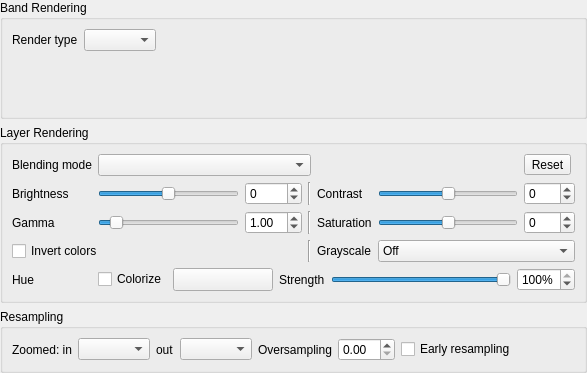
             <widget class="QWidget" name="scrollAreaWidgetContents">
              <property name="geometry">
               <rect>
                <x>0</x>
                <y>0</y>
                <width>587</width>
                <height>373</height>
               </rect>
              </property>
              <layout class="QVBoxLayout" name="verticalLayout_10">
               <property name="leftMargin">
                <number>0</number>
               </property>
               <property name="topMargin">
                <number>0</number>
               </property>
               <property name="rightMargin">
                <number>0</number>
               </property>
               <property name="bottomMargin">
                <number>0</number>
               </property>
               <item>
                <widget class="QgsCollapsibleGroupBox" name="mBandRenderingGrpBx">
                 <property name="sizePolicy">
                  <sizepolicy hsizetype="Preferred" vsizetype="Preferred">
                   <horstretch>0</horstretch>
                   <verstretch>5</verstretch>
                  </sizepolicy>
                 </property>
                 <property name="title">
                  <string>Band Rendering</string>
                 </property>
                 <property name="syncGroup" stdset="0">
                  <string notr="true">rasterstyle</string>
                 </property>
                 <layout class="QGridLayout" name="gridLayout_14">
                  <item row="0" column="0">
                   <layout class="QHBoxLayout" name="horizontalLayout_2">
                    <property name="rightMargin">
                     <number>0</number>
                    </property>
                    <item>
                     <widget class="QLabel" name="mRenderTypeLabel">
                      <property name="text">
                       <string>Render type</string>
                      </property>
                     </widget>
                    </item>
                    <item>
                     <widget class="QComboBox" name="mRenderTypeComboBox"/>
                    </item>
                    <item>
                     <spacer name="horizontalSpacer_2">
                      <property name="orientation">
                       <enum>Qt::Horizontal</enum>
                      </property>
                      <property name="sizeHint" stdset="0">
                       <size>
                        <width>0</width>
                        <height>10</height>
                       </size>
                      </property>
                     </spacer>
                    </item>
                   </layout>
                  </item>
                  <item row="1" column="0">
                   <widget class="QStackedWidget" name="mRendererStackedWidget"/>
                  </item>
                 </layout>
                </widget>
               </item>
               <item>
                <widget class="QgsCollapsibleGroupBox" name="mColorRenderingGrpBox">
                 <property name="title">
                  <string>Layer Rendering</string>
                 </property>
                 <property name="collapsed" stdset="0">
                  <bool>false</bool>
                 </property>
                 <property name="syncGroup" stdset="0">
                  <string notr="true">rasterstyle</string>
                 </property>
                 <property name="saveCollapsedState" stdset="0">
                  <bool>true</bool>
                 </property>
                 <layout class="QGridLayout" name="gridLayout_2">
                  <item row="4" column="0">
                   <widget class="QLabel" name="label_3">
                    <property name="text">
                     <string>Hue</string>
                    </property>
                   </widget>
                  </item>
                  <item row="0" column="0">
                   <widget class="QLabel" name="mBlendTypeLabel">
                    <property name="text">
                     <string>Blending mode</string>
                    </property>
                   </widget>
                  </item>
                  <item row="1" column="0">
                   <widget class="QLabel" name="label_2">
                    <property name="text">
                     <string>Brightness</string>
                    </property>
                   </widget>
                  </item>
                  <item row="1" column="1">
                   <widget class="QSlider" name="mSliderBrightness">
                    <property name="minimumSize">
                     <size>
                      <width>75</width>
                      <height>0</height>
                     </size>
                    </property>
                    <property name="minimum">
                     <number>-255</number>
                    </property>
                    <property name="maximum">
                     <number>255</number>
                    </property>
                    <property name="orientation">
                     <enum>Qt::Horizontal</enum>
                    </property>
                    <property name="tickPosition">
                     <enum>QSlider::NoTicks</enum>
                    </property>
                    <property name="tickInterval">
                     <number>0</number>
                    </property>
                   </widget>
                  </item>
                  <item row="1" column="2">
                   <widget class="QgsSpinBox" name="mBrightnessSpinBox">
                    <property name="minimum">
                     <number>-255</number>
                    </property>
                    <property name="maximum">
                     <number>255</number>
                    </property>
                   </widget>
                  </item>
                  <item row="1" column="5">
                   <widget class="QSlider" name="mSliderContrast">
                    <property name="minimumSize">
                     <size>
                      <width>75</width>
                      <height>0</height>
                     </size>
                    </property>
                    <property name="minimum">
                     <number>-100</number>
                    </property>
                    <property name="maximum">
                     <number>100</number>
                    </property>
                    <property name="singleStep">
                     <number>1</number>
                    </property>
                    <property name="orientation">
                     <enum>Qt::Horizontal</enum>
                    </property>
                   </widget>
                  </item>
                  <item row="1" column="4">
                   <widget class="QLabel" name="label_5">
                    <property name="text">
                     <string>Contrast</string>
                    </property>
                   </widget>
                  </item>
                  <item row="1" column="6">
                   <widget class="QgsSpinBox" name="mContrastSpinBox">
                    <property name="minimum">
                     <number>-100</number>
                    </property>
                    <property name="maximum">
                     <number>100</number>
                    </property>
                   </widget>
                  </item>
                  <item row="3" column="3">
                   <widget class="Line" name="line_2">
                    <property name="orientation">
                     <enum>Qt::Vertical</enum>
                    </property>
                   </widget>
                  </item>
                  <item row="1" column="3">
                   <widget class="Line" name="line">
                    <property name="orientation">
                     <enum>Qt::Vertical</enum>
                    </property>
                   </widget>
                  </item>
                  <item row="3" column="0" colspan="3">
                   <widget class="QCheckBox" name="mInvertColorsCheck">
                    <property name="text">
                     <string>Invert colors</string>
                    </property>
                   </widget>
                  </item>
                  <item row="3" column="4">
                   <widget class="QLabel" name="labelGrayscale">
                    <property name="text">
                     <string>Grayscale</string>
                    </property>
                   </widget>
                  </item>
                  <item row="4" column="1" colspan="6">
                   <layout class="QHBoxLayout" name="horizontalLayout_12">
                    <item>
                     <widget class="QCheckBox" name="mColorizeCheck">
                      <property name="text">
                       <string>Colorize</string>
                      </property>
                     </widget>
                    </item>
                    <item>
                     <widget class="QgsColorButton" name="btnColorizeColor">
                      <property name="minimumSize">
                       <size>
                        <width>100</width>
                        <height>0</height>
                       </size>
                      </property>
                      <property name="maximumSize">
                       <size>
                        <width>100</width>
                        <height>16777215</height>
                       </size>
                      </property>
                      <property name="text">
                       <string/>
                      </property>
                     </widget>
                    </item>
                    <item>
                     <widget class="QLabel" name="labelColorizeStrength">
                      <property name="text">
                       <string>Strength</string>
                      </property>
                     </widget>
                    </item>
                    <item>
                     <widget class="QSlider" name="sliderColorizeStrength">
                      <property name="maximum">
                       <number>100</number>
                      </property>
                      <property name="value">
                       <number>100</number>
                      </property>
                      <property name="orientation">
                       <enum>Qt::Horizontal</enum>
                      </property>
                     </widget>
                    </item>
                    <item>
                     <widget class="QgsSpinBox" name="spinColorizeStrength">
                      <property name="suffix">
                       <string>%</string>
                      </property>
                      <property name="minimum">
                       <number>0</number>
                      </property>
                      <property name="maximum">
                       <number>100</number>
                      </property>
                      <property name="value">
                       <number>100</number>
                      </property>
                     </widget>
                    </item>
                   </layout>
                  </item>
                  <item row="0" column="1" colspan="3">
                   <widget class="QgsBlendModeComboBox" name="mBlendModeComboBox">
                    <property name="minimumSize">
                     <size>
                      <width>0</width>
                      <height>0</height>
                     </size>
                    </property>
                   </widget>
                  </item>
                  <item row="3" column="5" colspan="2">
                   <widget class="QComboBox" name="comboGrayscale">
                    <item>
                     <property name="text">
                      <string>Off</string>
                     </property>
                    </item>
                    <item>
                     <property name="text">
                      <string>By lightness</string>
                     </property>
                    </item>
                    <item>
                     <property name="text">
                      <string>By luminosity</string>
                     </property>
                    </item>
                    <item>
                     <property name="text">
                      <string>By average</string>
                     </property>
                    </item>
                   </widget>
                  </item>
                  <item row="0" column="6">
                   <widget class="QToolButton" name="mResetColorRenderingBtn">
                    <property name="toolTip">
                     <string>Reset all color rendering options to default</string>
                    </property>
                    <property name="text">
                     <string>Reset</string>
                    </property>
                    <property name="icon">
                     <iconset resource="../../images/images.qrc">
                      <normaloff>:/images/themes/default/mActionUndo.svg</normaloff>:/images/themes/default/mActionUndo.svg</iconset>
                    </property>
                    <property name="toolButtonStyle">
                     <enum>Qt::ToolButtonTextBesideIcon</enum>
                    </property>
                   </widget>
                  </item>
                  <item row="2" column="0">
                   <widget class="QLabel" name="label_15">
                    <property name="text">
                     <string>Gamma</string>
                    </property>
                   </widget>
                  </item>
                  <item row="2" column="1">
                   <widget class="QSlider" name="mSliderGamma">
                    <property name="minimum">
                     <number>10</number>
                    </property>
                    <property name="maximum">
                     <number>1000</number>
                    </property>
                    <property name="singleStep">
                     <number>10</number>
                    </property>
                    <property name="pageStep">
                     <number>100</number>
                    </property>
                    <property name="value">
                     <number>100</number>
                    </property>
                    <property name="orientation">
                     <enum>Qt::Horizontal</enum>
                    </property>
                   </widget>
                  </item>
                  <item row="2" column="2">
                   <widget class="QgsDoubleSpinBox" name="mGammaSpinBox">
                    <property name="minimum">
                     <double>0.100000000000000</double>
                    </property>
                    <property name="maximum">
                     <double>10.000000000000000</double>
                    </property>
                    <property name="singleStep">
                     <double>0.100000000000000</double>
                    </property>
                    <property name="value">
                     <double>1.000000000000000</double>
                    </property>
                   </widget>
                  </item>
                  <item row="2" column="3">
                   <widget class="Line" name="line_3">
                    <property name="orientation">
                     <enum>Qt::Vertical</enum>
                    </property>
                   </widget>
                  </item>
                  <item row="2" column="4">
                   <widget class="QLabel" name="labelSaturation">
                    <property name="text">
                     <string>Saturation</string>
                    </property>
                   </widget>
                  </item>
                  <item row="2" column="5">
                   <widget class="QSlider" name="sliderSaturation">
                    <property name="sizePolicy">
                     <sizepolicy hsizetype="Expanding" vsizetype="Fixed">
                      <horstretch>0</horstretch>
                      <verstretch>0</verstretch>
                     </sizepolicy>
                    </property>
                    <property name="minimumSize">
                     <size>
                      <width>75</width>
                      <height>0</height>
                     </size>
                    </property>
                    <property name="minimum">
                     <number>-100</number>
                    </property>
                    <property name="maximum">
                     <number>100</number>
                    </property>
                    <property name="orientation">
                     <enum>Qt::Horizontal</enum>
                    </property>
                   </widget>
                  </item>
                  <item row="2" column="6">
                   <widget class="QgsSpinBox" name="spinBoxSaturation">
                    <property name="minimum">
                     <number>-100</number>
                    </property>
                    <property name="maximum">
                     <number>100</number>
                    </property>
                    <property name="value">
                     <number>0</number>
                    </property>
                    <property name="decimals" stdset="0">
                     <number>0</number>
                    </property>
                   </widget>
                  </item>
                 </layout>
                </widget>
               </item>
               <item>
                <widget class="QgsCollapsibleGroupBox" name="mResamplingGroupBox">
                 <property name="title">
                  <string>Resampling</string>
                 </property>
                 <property name="checkable">
                  <bool>false</bool>
                 </property>
                 <property name="collapsed" stdset="0">
                  <bool>false</bool>
                 </property>
                 <property name="syncGroup" stdset="0">
                  <string notr="true">rasterstyle</string>
                 </property>
                 <property name="saveCollapsedState" stdset="0">
                  <bool>true</bool>
                 </property>
                 <layout class="QHBoxLayout" name="horizontalLayout">
                  <item>
                   <widget class="QLabel" name="mZoomedInResamplingLabel">
                    <property name="text">
                     <string>Zoomed: in</string>
                    </property>
                   </widget>
                  </item>
                  <item>
                   <widget class="QComboBox" name="mZoomedInResamplingComboBox"/>
                  </item>
                  <item>
                   <widget class="QLabel" name="mZoomedOutResamplingLabel">
                    <property name="text">
                     <string>out</string>
                    </property>
                   </widget>
                  </item>
                  <item>
                   <widget class="QComboBox" name="mZoomedOutResamplingComboBox"/>
                  </item>
                  <item>
                   <widget class="QLabel" name="mMaximumOversamplingLabel">
                    <property name="text">
                     <string>Oversampling</string>
                    </property>
                   </widget>
                  </item>
                  <item>
                   <widget class="QgsDoubleSpinBox" name="mMaximumOversamplingSpinBox"/>
                  </item>
                  <item>
                   <widget class="QCheckBox" name="mCbEarlyResampling">
                    <property name="text">
                     <string>Early resampling</string>
                    </property>
                   </widget>
                  </item>
                  <item>
                   <spacer name="horizontalSpacer">
                    <property name="orientation">
                     <enum>Qt::Horizontal</enum>
                    </property>
                    <property name="sizeHint" stdset="0">
                     <size>
                      <width>0</width>
                      <height>20</height>
                     </size>
                    </property>
                   </spacer>
                  </item>
                 </layout>
                </widget>
               </item>
               <item>
                <spacer name="verticalSpacer">
                 <property name="orientation">
                  <enum>Qt::Vertical</enum>
                 </property>
                 <property name="sizeHint" stdset="0">
                  <size>
                   <width>20</width>
                   <height>0</height>
                  </size>
                 </property>
                </spacer>
               </item>
              </layout>
             </widget>
